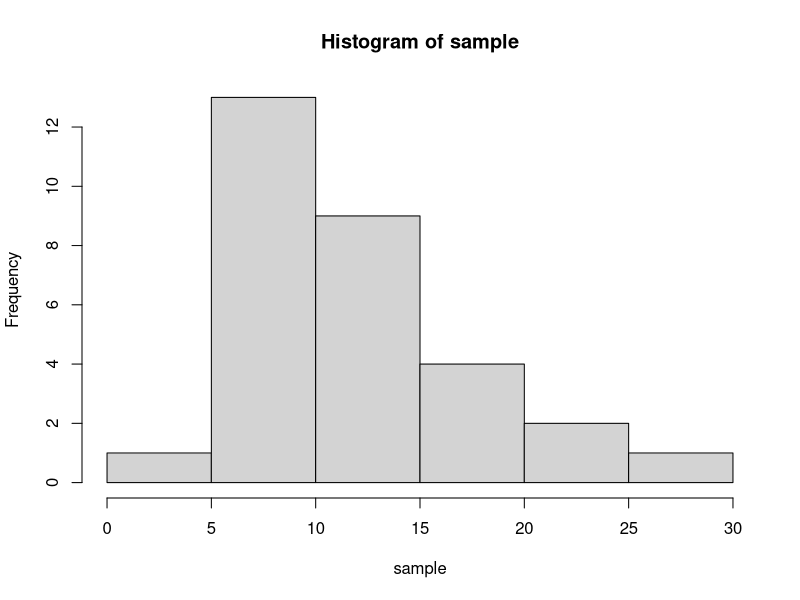
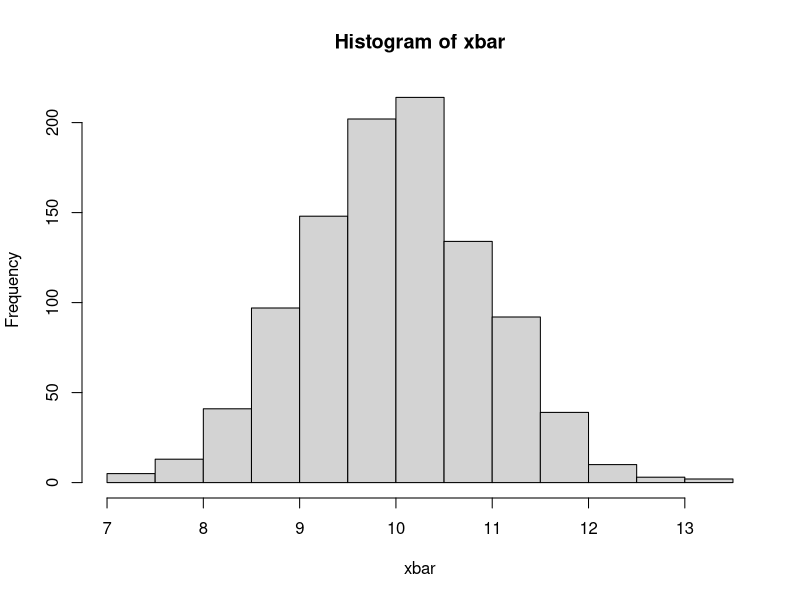

Source code (R) for these figures, in order:
## ---- chunk 1
knitr::opts_chunk$set(echo = TRUE, warning = FALSE, message = FALSE, fig.align = "center", comment = NA)
library(tidyverse)
## ---- chunk 2

mu <- 10 # Population mean
sigma <- 5 # Population s.d.
n <- 30 # Sample size


# Generate a sample
sample <-  rnorm(n,mu,sigma)

# Looking at the sample (optional)
sample 

# Find the of the sample (xbar for the sample)
mean(sample)

# How does the samaple looks like?
hist(sample)


# Now repeat the above process 1000 times and find the average of means

xbar <- numeric(1000)

for (i in 1:1000){
  
  sample <- rnorm(n,mu,sigma)
  xbar[i] <- mean(sample) 
}

# How does the samaple MEAN looks like?
mean(xbar)
sd(xbar)
hist(xbar)

# End of simulation
## ---- chunk 3

mu <- 10.5 # Population mean of interest
sigma <- 6.25 # Population sd of interest
n <- 15 # Sample size 


# Mean and the sd of the sampling distribution for xbar
meanxbar <- mu
sdxbar <- sigma/sqrt(n)

meanxbar
sdxbar

## ---- chunk 4

#less than for a normal
#pnorm(value,mean,sd)

pnorm(6,meanxbar,sdxbar)

#greater than for a normal
#1-pnorm(value,mean,sd)

1-pnorm(12,meanxbar,sdxbar)

#between for a normal
#pnorm(bigvalue,mean,sd)-pnorm(smallerval,mean,sd)

pnorm(58,meanxbar,sdxbar)-pnorm(58,meanxbar,sdxbar)

# Given the probability find the quantile
#qnorm(percentless,mean,sd)

qnorm(.9,meanxbar,sdxbar)

